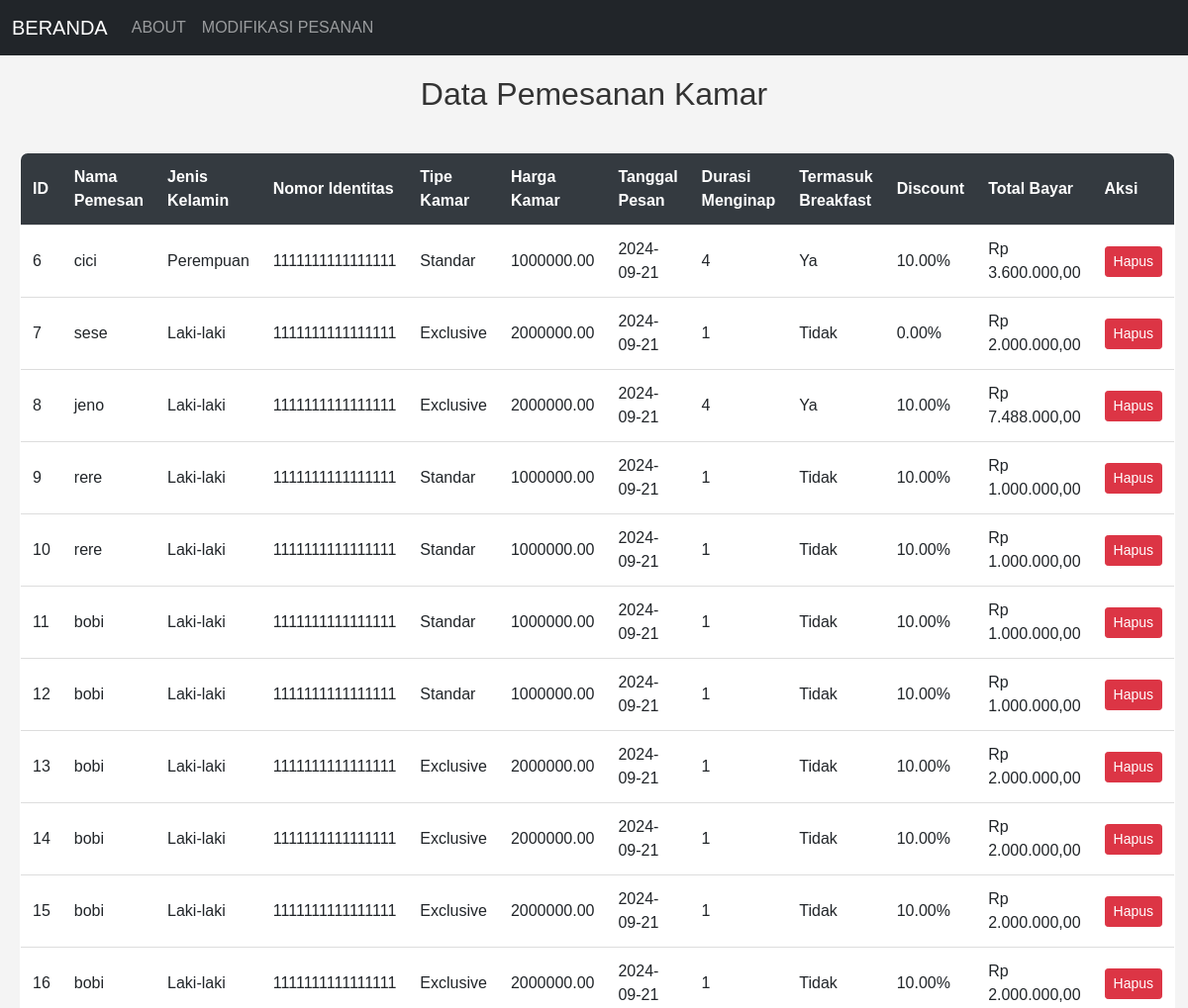
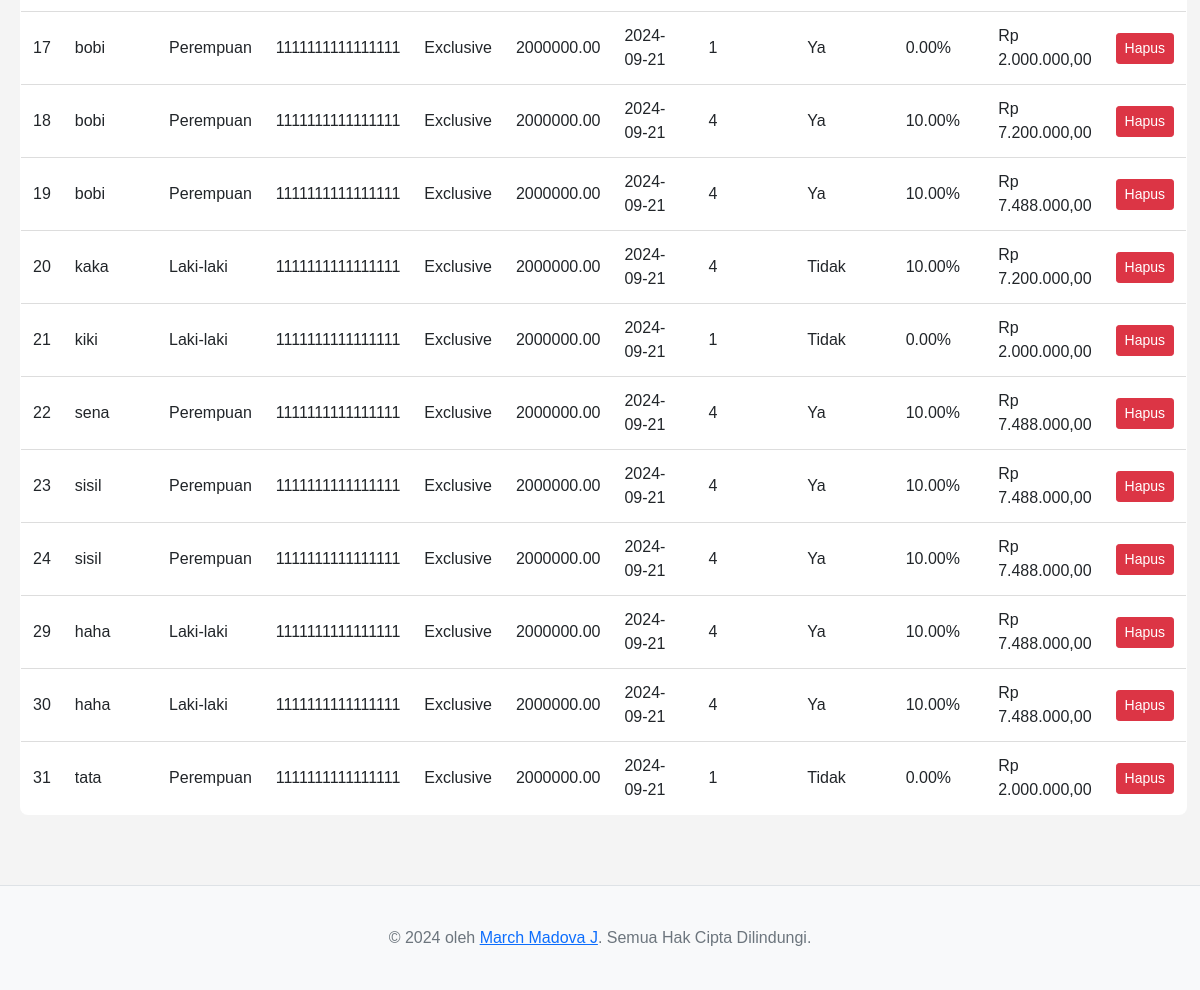
The page /UjiKomJWD/modifikasi.php on the database its author committed (2 pictures, top to bottom).
### tables this page shows
CREATE TABLE `pemesanan_kamar` (
  `id` int(11) NOT NULL,
  `nama_pemesan` varchar(255) NOT NULL,
  `jenis_kelamin` enum('Laki-laki','Perempuan') NOT NULL,
  `nomor_identitas` char(16) NOT NULL,
  `tipe_kamar` enum('Standar','Deluxe','Exclusive') NOT NULL,
  `harga_kamar` decimal(10,2) NOT NULL,
  `tanggal_pesan` date NOT NULL,
  `durasi_menginap` int(11) NOT NULL,
  `termasuk_breakfast` tinyint(1) NOT NULL DEFAULT 0,
  `discount` decimal(5,2) NOT NULL DEFAULT 0.00,
  `total_bayar` decimal(10,2) NOT NULL
);

### UjiKomJWD/modifikasi.php (the view, shortened to what this page needs)
<?php
$koneksi = new mysqli("localhost", "root", "", "hotel_booking");
$sql_tampil = "SELECT * FROM pemesanan_kamar";
$result = $koneksi->query($sql_tampil);
?>
<!DOCTYPE html>
<html>
<head>
    <link rel="stylesheet" href="css/bootstrap.min.css" />
</head>
<body>
    <nav class="navbar navbar-expand-lg navbar-dark bg-dark sticky-top">
        <div class="container-fluid">
            <a class="navbar-brand" href="index.php">BERANDA</a>
            <div class="collapse navbar-collapse" id="navbarNav">
                <ul class="navbar-nav">
                    <li class="nav-item">
                        <a class="nav-link" href="tentang.html">ABOUT</a>
                    </li>
                    <li class="nav-item">
                        <a class="nav-link" href="modifikasi.php">MODIFIKASI PESANAN</a>
                    </li>
                </ul>
            </div>
        </div>
    </nav>
    <h2>Data Pemesanan Kamar</h2>
    <div class="container">
        <table border="1">
            <tr>
                <th>ID</th>
                <th>Nama Pemesan</th>
                <th>Jenis Kelamin</th>
                <th>Nomor Identitas</th>
                <th>Tipe Kamar</th>
                <th>Harga Kamar</th>
                <th>Tanggal Pesan</th>
                <th>Durasi Menginap</th>
                <th>Termasuk Breakfast</th>
                <th>Discount</th>
                <th>Total Bayar</th>
                <th>Aksi</th>
            </tr>
            <?php
            if ($result->num_rows > 0) {
                while ($row = $result->fetch_assoc()) {
                    echo "<tr>";
                    echo "<td>" . $row['id'] . "</td>";
                    echo "<td>" . $row['nama_pemesan'] . "</td>";
                    echo "<td>" . $row['jenis_kelamin'] . "</td>";
                    echo "<td>" . $row['nomor_identitas'] . "</td>";
                    echo "<td>" . $row['tipe_kamar'] . "</td>";
                    echo "<td>" . $row['harga_kamar'] . "</td>";
                    echo "<td>" . $row['tanggal_pesan'] . "</td>";
                    echo "<td>" . $row['durasi_menginap'] . "</td>";
                    echo "<td>" . ($row['termasuk_breakfast'] ? 'Ya' : 'Tidak') . "</td>";
                    echo "<td>" . $row['discount'] . "%</td>";
                    echo "<td>Rp " . number_format($row['total_bayar'], 2, ',', '.') . "</td>";
                    echo "<td>";
                    echo "<form action='' method='POST' style='display:inline;'>";
                    echo "<button type='submit' class='btn btn-danger btn-sm' onclick='return confirm(\"Anda yakin ingin menghapus?\")'>Hapus</button>";
                    echo "</form>";
                    echo "</td>";
                    echo "</tr>";
                }
            } else {
                echo "<tr><td colspan='12'>Tidak ada data pemesanan</td></tr>";
            }
            ?>
        </table>
    </div>
    <footer class="footer">
        <div class="container">
            <p>&copy; 2024 oleh <a href="#">March Madova J</a>. Semua Hak Cipta Dilindungi.</p>
        </div>
    </footer>
</body>
</html>

### UjiKomJWD/modifikasi.php (style rules this page uses)
body { font-family: 'Arial', sans-serif; background-color: #f4f4f4; margin: 0; padding: 0; }
.navbar { margin-bottom: 20px; }
.navbar-nav .nav-link { color: #fff; }
.container { max-width: 1200px; margin: auto; padding: 20px; }
h2 { text-align: center; margin-bottom: 20px; color: #333; }
table { width: 100%; border-collapse: collapse; background-color: #fff; border-radius: 8px; overflow: hidden; }
th, td { padding: 12px; text-align: left; border-bottom: 1px solid #ddd; }
th { background-color: #343a40; color: white; }
.footer { background-color: #f8f9fa; padding: 20px 0; text-align: center; margin-top: 50px; border-top: 1px solid #dee2e6; }
.footer p { margin: 0; color: #6c757d; }

### rows shown on the page
pemesanan_kamar: id "6", nama_pemesan "cici", jenis_kelamin "Perempuan", nomor_identitas "1111111111111111", tipe_kamar "Standar", harga_kamar "1000000.00", tanggal_pesan "2024-09-21", durasi_menginap "4", termasuk_breakfast "Ya", discount "10.00", total_bayar "3.600.000,00"
pemesanan_kamar: id "7", nama_pemesan "sese", jenis_kelamin "Laki-laki", nomor_identitas "1111111111111111", tipe_kamar "Exclusive", harga_kamar "2000000.00", tanggal_pesan "2024-09-21", durasi_menginap "1", termasuk_breakfast "Tidak", discount "0.00", total_bayar "2.000.000,00"
pemesanan_kamar: id "8", nama_pemesan "jeno", jenis_kelamin "Laki-laki", nomor_identitas "1111111111111111", tipe_kamar "Exclusive", harga_kamar "2000000.00", tanggal_pesan "2024-09-21", durasi_menginap "4", termasuk_breakfast "Ya", discount "10.00", total_bayar "7.488.000,00"
pemesanan_kamar: id "9", nama_pemesan "rere", jenis_kelamin "Laki-laki", nomor_identitas "1111111111111111", tipe_kamar "Standar", harga_kamar "1000000.00", tanggal_pesan "2024-09-21", durasi_menginap "1", termasuk_breakfast "Tidak", discount "10.00", total_bayar "1.000.000,00"
pemesanan_kamar: id "10", nama_pemesan "rere", jenis_kelamin "Laki-laki", nomor_identitas "1111111111111111", tipe_kamar "Standar", harga_kamar "1000000.00", tanggal_pesan "2024-09-21", durasi_menginap "1", termasuk_breakfast "Tidak", discount "10.00", total_bayar "1.000.000,00"
pemesanan_kamar: id "11", nama_pemesan "bobi", jenis_kelamin "Laki-laki", nomor_identitas "1111111111111111", tipe_kamar "Standar", harga_kamar "1000000.00", tanggal_pesan "2024-09-21", durasi_menginap "1", termasuk_breakfast "Tidak", discount "10.00", total_bayar "1.000.000,00"
pemesanan_kamar: id "12", nama_pemesan "bobi", jenis_kelamin "Laki-laki", nomor_identitas "1111111111111111", tipe_kamar "Standar", harga_kamar "1000000.00", tanggal_pesan "2024-09-21", durasi_menginap "1", termasuk_breakfast "Tidak", discount "10.00", total_bayar "1.000.000,00"
pemesanan_kamar: id "13", nama_pemesan "bobi", jenis_kelamin "Laki-laki", nomor_identitas "1111111111111111", tipe_kamar "Exclusive", harga_kamar "2000000.00", tanggal_pesan "2024-09-21", durasi_menginap "1", termasuk_breakfast "Tidak", discount "10.00", total_bayar "2.000.000,00"
pemesanan_kamar: id "14", nama_pemesan "bobi", jenis_kelamin "Laki-laki", nomor_identitas "1111111111111111", tipe_kamar "Exclusive", harga_kamar "2000000.00", tanggal_pesan "2024-09-21", durasi_menginap "1", termasuk_breakfast "Tidak", discount "10.00", total_bayar "2.000.000,00"
pemesanan_kamar: id "15", nama_pemesan "bobi", jenis_kelamin "Laki-laki", nomor_identitas "1111111111111111", tipe_kamar "Exclusive", harga_kamar "2000000.00", tanggal_pesan "2024-09-21", durasi_menginap "1", termasuk_breakfast "Tidak", discount "10.00", total_bayar "2.000.000,00"
pemesanan_kamar: id "16", nama_pemesan "bobi", jenis_kelamin "Laki-laki", nomor_identitas "1111111111111111", tipe_kamar "Exclusive", harga_kamar "2000000.00", tanggal_pesan "2024-09-21", durasi_menginap "1", termasuk_breakfast "Tidak", discount "10.00", total_bayar "2.000.000,00"
pemesanan_kamar: id "17", nama_pemesan "bobi", jenis_kelamin "Perempuan", nomor_identitas "1111111111111111", tipe_kamar "Exclusive", harga_kamar "2000000.00", tanggal_pesan "2024-09-21", durasi_menginap "1", termasuk_breakfast "Ya", discount "0.00", total_bayar "2.000.000,00"
pemesanan_kamar: id "18", nama_pemesan "bobi", jenis_kelamin "Perempuan", nomor_identitas "1111111111111111", tipe_kamar "Exclusive", harga_kamar "2000000.00", tanggal_pesan "2024-09-21", durasi_menginap "4", termasuk_breakfast "Ya", discount "10.00", total_bayar "7.200.000,00"
pemesanan_kamar: id "19", nama_pemesan "bobi", jenis_kelamin "Perempuan", nomor_identitas "1111111111111111", tipe_kamar "Exclusive", harga_kamar "2000000.00", tanggal_pesan "2024-09-21", durasi_menginap "4", termasuk_breakfast "Ya", discount "10.00", total_bayar "7.488.000,00"
pemesanan_kamar: id "20", nama_pemesan "kaka", jenis_kelamin "Laki-laki", nomor_identitas "1111111111111111", tipe_kamar "Exclusive", harga_kamar "2000000.00", tanggal_pesan "2024-09-21", durasi_menginap "4", termasuk_breakfast "Tidak", discount "10.00", total_bayar "7.200.000,00"
pemesanan_kamar: id "21", nama_pemesan "kiki", jenis_kelamin "Laki-laki", nomor_identitas "1111111111111111", tipe_kamar "Exclusive", harga_kamar "2000000.00", tanggal_pesan "2024-09-21", durasi_menginap "1", termasuk_breakfast "Tidak", discount "0.00", total_bayar "2.000.000,00"
pemesanan_kamar: id "22", nama_pemesan "sena", jenis_kelamin "Perempuan", nomor_identitas "1111111111111111", tipe_kamar "Exclusive", harga_kamar "2000000.00", tanggal_pesan "2024-09-21", durasi_menginap "4", termasuk_breakfast "Ya", discount "10.00", total_bayar "7.488.000,00"
pemesanan_kamar: id "23", nama_pemesan "sisil", jenis_kelamin "Perempuan", nomor_identitas "1111111111111111", tipe_kamar "Exclusive", harga_kamar "2000000.00", tanggal_pesan "2024-09-21", durasi_menginap "4", termasuk_breakfast "Ya", discount "10.00", total_bayar "7.488.000,00"
pemesanan_kamar: id "24", nama_pemesan "sisil", jenis_kelamin "Perempuan", nomor_identitas "1111111111111111", tipe_kamar "Exclusive", harga_kamar "2000000.00", tanggal_pesan "2024-09-21", durasi_menginap "4", termasuk_breakfast "Ya", discount "10.00", total_bayar "7.488.000,00"
pemesanan_kamar: id "29", nama_pemesan "haha", jenis_kelamin "Laki-laki", nomor_identitas "1111111111111111", tipe_kamar "Exclusive", harga_kamar "2000000.00", tanggal_pesan "2024-09-21", durasi_menginap "4", termasuk_breakfast "Ya", discount "10.00", total_bayar "7.488.000,00"
pemesanan_kamar: id "30", nama_pemesan "haha", jenis_kelamin "Laki-laki", nomor_identitas "1111111111111111", tipe_kamar "Exclusive", harga_kamar "2000000.00", tanggal_pesan "2024-09-21", durasi_menginap "4", termasuk_breakfast "Ya", discount "10.00", total_bayar "7.488.000,00"
pemesanan_kamar: id "31", nama_pemesan "tata", jenis_kelamin "Perempuan", nomor_identitas "1111111111111111", tipe_kamar "Exclusive", harga_kamar "2000000.00", tanggal_pesan "2024-09-21", durasi_menginap "1", termasuk_breakfast "Tidak", discount "0.00", total_bayar "2.000.000,00"
